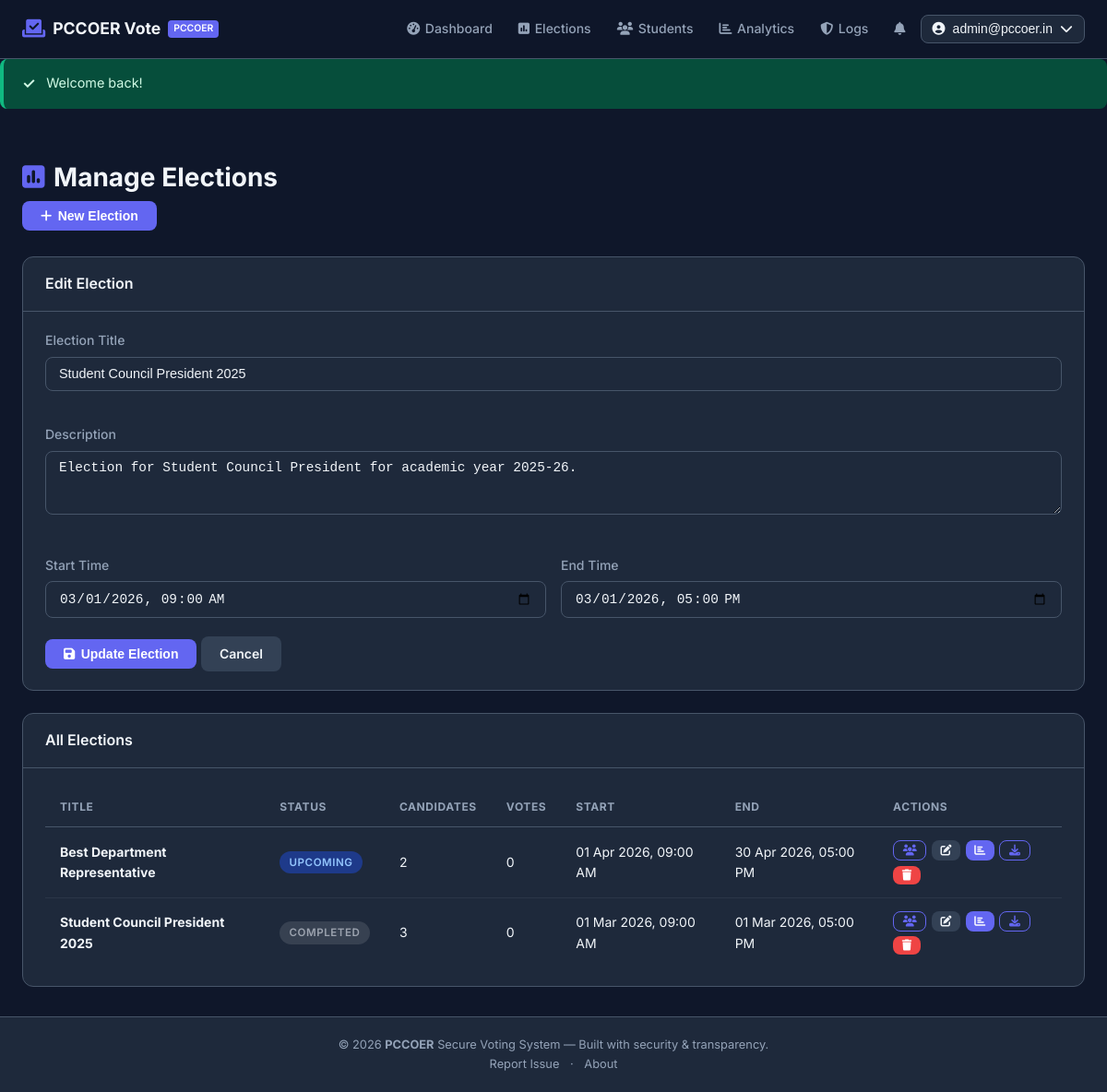
The app's page /admin/elections.php?edit=1 (signed in) with its own data.
### tables this page shows
CREATE TABLE IF NOT EXISTS elections (
    id INT AUTO_INCREMENT PRIMARY KEY,
    title VARCHAR(200) NOT NULL,
    description TEXT,
    start_time DATETIME NOT NULL,
    end_time DATETIME NOT NULL,
    status ENUM('upcoming','active','completed') NOT NULL DEFAULT 'upcoming',
    created_by INT NOT NULL,                
    created_at DATETIME NOT NULL DEFAULT CURRENT_TIMESTAMP,
    CONSTRAINT fk_election_creator FOREIGN KEY (created_by) REFERENCES users(id)
);

### includes/functions.php (called while the page is built, shortened)
<?php
function clean(string $input): string {
    return htmlspecialchars(strip_tags(trim($input)), ENT_QUOTES, 'UTF-8');
}
function formatDateTime(string $dt): string {
    return date('d M Y, h:i A', strtotime($dt));
}

### admin/elections.php (the view, shortened to what this page needs)
<?php
$db  = getDB();
$editElection = null;
if (isset($_GET['edit'])) {
    $stmt = $db->prepare("SELECT * FROM elections WHERE id=?");
    $stmt->execute([(int)$_GET['edit']]);
    $editElection = $stmt->fetch();
}
$elections = $db->query("SELECT e.*, COUNT(DISTINCT c.id) as candidates, COUNT(DISTINCT v.id) as votes FROM elections e LEFT JOIN candidates c ON c.election_id=e.id LEFT JOIN votes v ON v.election_id=e.id AND v.is_valid=1 GROUP BY e.id ORDER BY e.start_time DESC")->fetchAll();
include __DIR__ . '/../includes/header.php';
?>
<div class="page-container">
  <div class="page-header">
    <h1><i class="fas fa-poll"></i> Manage Elections</h1>
    <button class="btn btn-primary" onclick="document.getElementById('createForm').scrollIntoView()">
      <i class="fas fa-plus"></i> New Election
    </button>
  </div>
  <div class="card mb-3" id="createForm">
    <div class="card-header"><h3><?= $editElection ? 'Edit Election' : 'Create New Election' ?></h3></div>
    <div class="card-body">
      <form method="POST">
        <div class="form-grid-2">
          <div class="form-group form-group--full">
            <label>Election Title</label>
            <input type="text" name="title" class="form-control" placeholder="e.g. Student Council Election 2025" required
                   value="<?= clean($editElection['title'] ?? $_POST['title'] ?? '') ?>">
          </div>
          <div class="form-group form-group--full">
            <label>Description</label>
            <textarea name="description" class="form-control" rows="3"><?= clean($editElection['description'] ?? '') ?></textarea>
          </div>
          <div class="form-group">
            <label>Start Time</label>
            <input type="datetime-local" name="start_time" class="form-control" required
                   value="<?= $editElection ? date('Y-m-d\TH:i', strtotime($editElection['start_time'])) : '' ?>">
          </div>
          <div class="form-group">
            <label>End Time</label>
            <input type="datetime-local" name="end_time" class="form-control" required
                   value="<?= $editElection ? date('Y-m-d\TH:i', strtotime($editElection['end_time'])) : '' ?>">
          </div>
        </div>
        <button type="submit" class="btn btn-primary">
          <i class="fas fa-save"></i> <?= $editElection ? 'Update Election' : 'Create Election' ?>
        </button>
        <?php if ($editElection): ?>
          <a href="elections.php" class="btn btn-secondary">Cancel</a>
        <?php endif; ?>
      </form>
    </div>
  </div>
  <div class="card">
    <div class="card-header"><h3>All Elections</h3></div>
    <div class="card-body">
      <table class="data-table">
        <thead>
          <tr><th>Title</th><th>Status</th><th>Candidates</th><th>Votes</th><th>Start</th><th>End</th><th>Actions</th></tr>
        </thead>
        <tbody>
        <?php foreach ($elections as $el): ?>
          <tr>
            <td><strong><?= clean($el['title']) ?></strong></td>
            <td><span class="status-badge status-<?= $el['status'] ?>"><?= ucfirst($el['status']) ?></span></td>
            <td><?= $el['candidates'] ?></td>
            <td><?= $el['votes'] ?></td>
            <td><?= formatDateTime($el['start_time']) ?></td>
            <td><?= formatDateTime($el['end_time']) ?></td>
            <td class="action-btns">
              <a href="candidates.php?election_id=<?= $el['id'] ?>" class="btn btn-outline btn-xs" title="Candidates"><i class="fas fa-users"></i></a>
              <a href="elections.php?edit=<?= $el['id'] ?>" class="btn btn-secondary btn-xs" title="Edit"><i class="fas fa-edit"></i></a>
              <a href="live_results.php?election_id=<?= $el['id'] ?>" class="btn btn-primary btn-xs" title="Results"><i class="fas fa-chart-bar"></i></a>
              <a href="export.php?election_id=<?= $el['id'] ?>" class="btn btn-outline btn-xs" title="Export"><i class="fas fa-download"></i></a>
              <a href="elections.php?delete=<?= $el['id'] ?>&confirm=1" class="btn btn-danger btn-xs" onclick="return confirm('Delete this election? This cannot be undone.')" title="Delete"><i class="fas fa-trash"></i></a>
            </td>
          </tr>
        <?php endforeach; ?>
        </tbody>
      </table>
    </div>
  </div>
</div>
<?php include __DIR__ . '/../includes/footer.php'; ?>

### assets/css/style.css (style rules this page uses)
:root { --primary: #6366f1; --primary-dark: #4f46e5; --primary-light: #e0e7ff; --secondary: #8b5cf6; --success: #10b981; --danger: #ef4444; --warning: #f59e0b; --info: #06b6d4; --dark: #0f172a; --surface: #1e293b; --surface-2: #334155; --border: #475569; --text: #f1f5f9; --text-muted: #94a3b8; --radius: 12px; --radius-sm: 8px; --shadow: 0 4px 24px rgba(0,0,0,0.3); --shadow-lg: 0 8px 40px rgba(0,0,0,0.4); --transition: 0.2s ease; }
*, *::before, *::after { box-sizing: border-box; margin: 0; padding: 0; }
html { scroll-behavior: smooth; }
body { font-family: 'Inter', sans-serif; background: var(--dark); color: var(--text); line-height: 1.6; min-height: 100vh; display: flex; flex-direction: column; }
a { color: var(--primary); text-decoration: none; transition: var(--transition); }
.page-container { max-width: 1200px; margin: 0 auto; padding: 2rem 1.5rem; }
.btn { display: inline-flex; align-items: center; gap: 0.4rem; padding: 0.5rem 1.25rem; border-radius: var(--radius-sm); font-size: 0.875rem; font-weight: 600; cursor: pointer; border: none; transition: var(--transition); white-space: nowrap; }
.btn-primary { background: var(--primary); color: #fff; }
.btn-secondary { background: var(--surface-2); color: var(--text); }
.btn-danger { background: var(--danger); color: #fff; }
.btn-outline { background: transparent; color: var(--primary); border: 1px solid var(--primary); }
.btn-xs { padding: 0.25rem 0.6rem; font-size: 0.75rem; }
.mb-3 { margin-bottom: 1.5rem; }
.form-group { margin-bottom: 1.25rem; }
.form-group label { display: block; font-size: 0.875rem; font-weight: 500; color: var(--text-muted); margin-bottom: 0.4rem; }
.form-control { width: 100%; background: var(--surface); border: 1px solid var(--border); color: var(--text); padding: 0.6rem 0.875rem; border-radius: var(--radius-sm); font-size: 0.9rem; transition: var(--transition); outline: none; }
.form-control::placeholder { color: var(--text-muted); }
textarea.form-control { resize: vertical; }
.form-grid-2 { display: grid; grid-template-columns: 1fr 1fr; gap: 1rem; }
.form-group--full { grid-column: 1 / -1; }
.card { background: var(--surface); border: 1px solid var(--border); border-radius: var(--radius); overflow: hidden; }
.card-header { padding: 1rem 1.5rem; border-bottom: 1px solid var(--border); display: flex; align-items: center; justify-content: space-between; flex-wrap: wrap; gap: 0.5rem; }
.card-header h3 { font-size: 1rem; font-weight: 600; color: var(--text); display: flex; align-items: center; gap: 0.5rem; }
.card-body { padding: 1.25rem 1.5rem; }
.page-header { margin-bottom: 1.75rem; }
.page-header h1 { font-size: 1.75rem; font-weight: 700; display: flex; align-items: center; gap: 0.6rem; margin-bottom: 0.25rem; }
.page-header h1 i { color: var(--primary); }
.status-badge { display: inline-block; padding: 0.2rem 0.65rem; border-radius: 999px; font-size: 0.72rem; font-weight: 600; text-transform: uppercase; letter-spacing: 0.05em; }
.status-upcoming { background: #1e3a8a; color: #93c5fd; }
.status-completed { background: #374151; color: #9ca3af; }
.data-table { width: 100%; border-collapse: collapse; font-size: 0.875rem; }
.data-table th { padding: 0.75rem 1rem; text-align: left; font-size: 0.75rem; text-transform: uppercase; letter-spacing: 0.05em; color: var(--text-muted); border-bottom: 1px solid var(--border); }
.data-table td { padding: 0.875rem 1rem; border-bottom: 1px solid rgba(71,85,105,0.3); vertical-align: middle; }
.data-table tr:last-child td { border-bottom: none; }
.action-btns { display: flex; gap: 0.35rem; flex-wrap: wrap; }

### records on screen
elections: title "Student Council President 2025", description "Election for Student Council President for academic year 2025-26.", start_time "03/01/2026 09:00", end_time "03/01/2026 17:00", status "COMPLETED", candidates "3", votes "0", start_time "01 Mar 2026, 09:00 AM", end_time "01 Mar 2026, 05:00 PM"
elections: title "Best Department Representative", status "UPCOMING", candidates "2", votes "0", start_time "01 Apr 2026, 09:00 AM", end_time "30 Apr 2026, 05:00 PM"

### other values on screen
SITE_NAME "PCCOER Vote"
$_SESSION['email'] "admin@pccoer.in"
$flash['message'] "Welcome back!"
